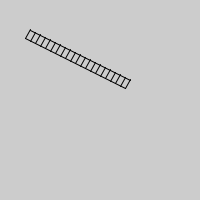
Frame 1 (no input)
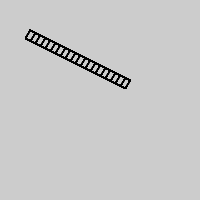
Frame 60 (the mouse pressed at the canvas centre just before this capture)
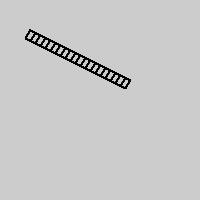
Frame 120 (the mouse held since frame 60 and released just before this capture)

The Processing sketch that drew these frames (run headless with seeded random() and noise(); from frame 60 on, the mouse is pressed at the canvas centre):

// Processing sketch: traintracks
// ── traintracks.pde
void setup() {
  size(200, 200);
}

void draw() {
  // Set an origin for the track
  PVector origin = new PVector(30, 30);

  // Vector of the train line
  PVector l = new PVector(100, 50);

  // Vector at right angle to train line
  PVector rl = new PVector(l.y, -l.x);
  rl.normalize();
  // Track width
  rl.mult(10);

  // Calculate end of trainline
  PVector end = PVector.add(origin, l);

  // Draw the track
  line(origin.x, origin.y, end.x, end.y);
  origin.sub(rl);
  end.sub(rl);
  line(origin.x, origin.y, end.x, end.y);

  // Draw the sleepers
  pushMatrix();
  float numSleepers = 20;
  translate(origin.x, origin.y);
  line(0, 0, rl.x, rl.y);
  for (int i = 0; i < numSleepers; i++) {
    translate(l.x * (1 / numSleepers), l.y * (1 / numSleepers));
    line(0, 0, rl.x, rl.y);
  }
  popMatrix();
}
